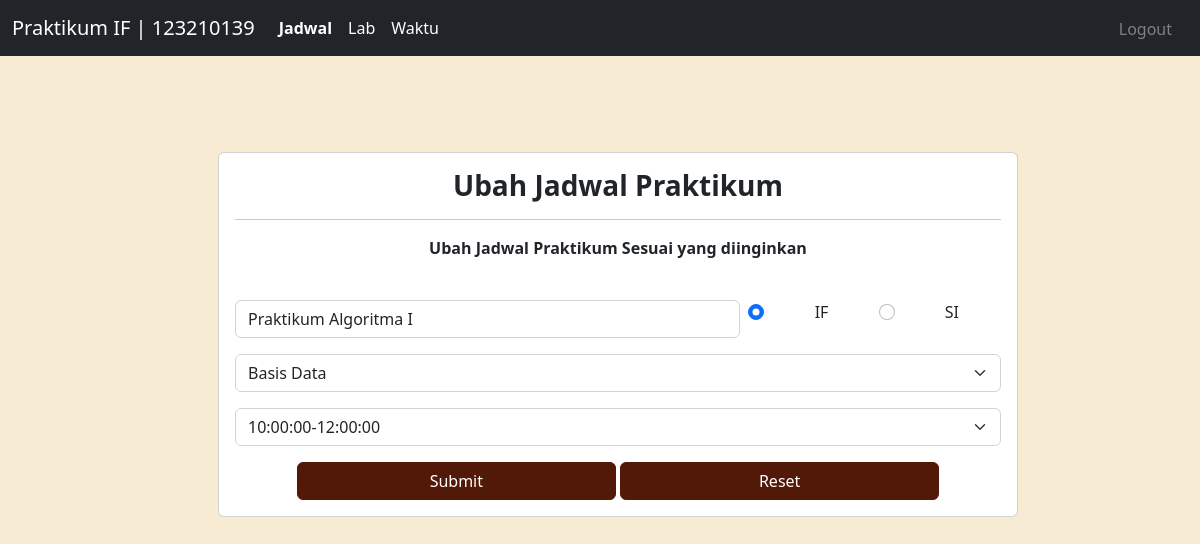
Screenshot of /edit_jadwal.php?id_jadwal=7 (signed in) with the database file from the repository.
### tables this page shows
CREATE TABLE `jadwal` (
  `id_jadwal` int(11) NOT NULL,
  `mk` varchar(50) NOT NULL,
  `jurusan` varchar(2) NOT NULL,
  `id_lab` int(11) NOT NULL,
  `id_waktu` int(11) NOT NULL
);

### edit_jadwal.php (the view, shortened to what this page needs)
<!DOCTYPE html>
<html lang="en">
<head>
    <link href="https://cdn.jsdelivr.net/npm/bootstrap@5.2.2/dist/css/bootstrap.min.css" rel="stylesheet">
</head>
<body>
    <?php
    include "koneksi.php";
    $id_jadwal  = $_GET['id_jadwal'];
    $query      = mysqli_query($connect, "SELECT * FROM jadwal where id_jadwal=$id_jadwal");
    $data       = mysqli_fetch_array($query);
    ?>
    <nav class="navbar navbar-expand-lg bg-dark">
        <div class="container-fluid">
            <a class="navbar-brand">
                <font color="white">Praktikum IF | 123210139
            </a></font>
            <div class="collapse navbar-collapse" id="navbarNavAltMarkup">
                <div class="navbar-nav">
                    <a class="nav-link" href="jadwal.php">
                        <font color="white"><b>Jadwal</b>
                    </a></font>
                    <a class="nav-link" href="lab.php">
                        <font color="white">Lab
                    </a></font>
                    <a class="nav-link" href="waktu.php">
                        <font color="white">Waktu
                    </a></font>
                </div>
            </div>
            <a class="navbar-brand" href="logout.php">
                <font size="3" , color="grey">Logout</font>
            </a>
        </div>
    </nav>
    <br>
    <center>
        <div class="container m-5 p-4">
            <div class="card" style="width: 50rem;">
                <div class="card-body">
                    <h3><b>Ubah Jadwal Praktikum</b></h3>
                    <hr>
                    <p><b>Ubah Jadwal Praktikum Sesuai yang diinginkan</b></p>
                    <br>
                    <form method="POST" action="editjadwal_proses.php?id_jadwal=<?= $_GET['id_jadwal'] ?>" class="row g-3">
                        <div class="col-8">
                            <input type="text" class="form-control" aria-label="mk" name="mk" value="<?= $data['mk'] ?>">
                        </div>
                        <div class="form-check col-2">
                            <input class="form-check-input" type="radio" name="jurusan" id="gridRadios1" value="<?= $data['jurusan'] ?>" <?php if ($data['jurusan'] == 'IF') echo 'checked' ?>>
                            <label class="form-check-label" for="gridRadios1">
                                IF
                            </label>
                        </div>
                        <div class="form-check col-2">
                            <input class="form-check-input" type="radio" name="jurusan" id="gridRadios2" value="<?= $data['jurusan'] ?>" <?php if ($data['jurusan'] == 'SI') echo 'checked' ?>>
                            <label class="form-check-label" for="gridRadios2">
                                SI
                            </label>
                        </div>
                        <div class="col-12">
                            <select name="id_lab" id="inputState" class="form-select">
                                <?php
                                $sql2    = "SELECT * FROM lab;";
                                $query2  = mysqli_query($connect, $sql2);
                                while ($data_lab = mysqli_fetch_array($query2)) {
                                    if ($data['id_lab'] == $data_lab['id_lab']) {
                                        $select = "selected";
                                    } else {
                                        $select = "";
                                    }
                                    echo "<option value=" . $data_lab['id_lab'] . " $select>" . $data_lab['lab'] . "</option>";
                                }
                                ?>
                            </select>
                        </div>
                        <div class="col-12">
                            <select name="id_waktu" id="inputState" class="form-select">
                                <?php
                                $sql3    = "SELECT * FROM waktu;";
                                $query3  = mysqli_query($connect, $sql3);
                                while ($data_waktu = mysqli_fetch_array($query3)) {
                                    if ($data['id_waktu'] == $data_waktu['id_waktu']) {
                                        $select = "selected";
                                    } else {
                                        $select = "";
                                    }
                                    echo "<option value=" . $data_waktu['id_waktu'] . " $select>" . $data_waktu['waktu_mulai'] . "-" . $data_waktu['waktu_selesai'] . "</option>";
                                }
                                ?>
                            </select>
                        </div>
                        <div class="d-grid gap-2 col-12 d-md-block">
                            <input type="submit" class="btn btn-dark btn-custom col-5">
                            <button type="reset" class="btn btn-dark btn-custom col-5">Reset</button>
                        </div>
                    </form>
                </div>
            </div>
        </div>
    </center>
</body>
</html>

### edit_jadwal.php (style rules this page uses)
body { background-color: #f7ebd3; }
h3 { font-family: 'Segoe UI'; }
p { font-family: 'Segoe UI'; }
.btn-custom { color: #ffffff; background-color: #521908; border-color: #521908; }

### rows the page displays
jadwal: mk "Praktikum Algoritma I", jurusan "☑ IF", jurusan "☐ SI"

### other values shown
form field id_lab "Basis Data"
form field id_waktu "10:00:00-12:00:00"
